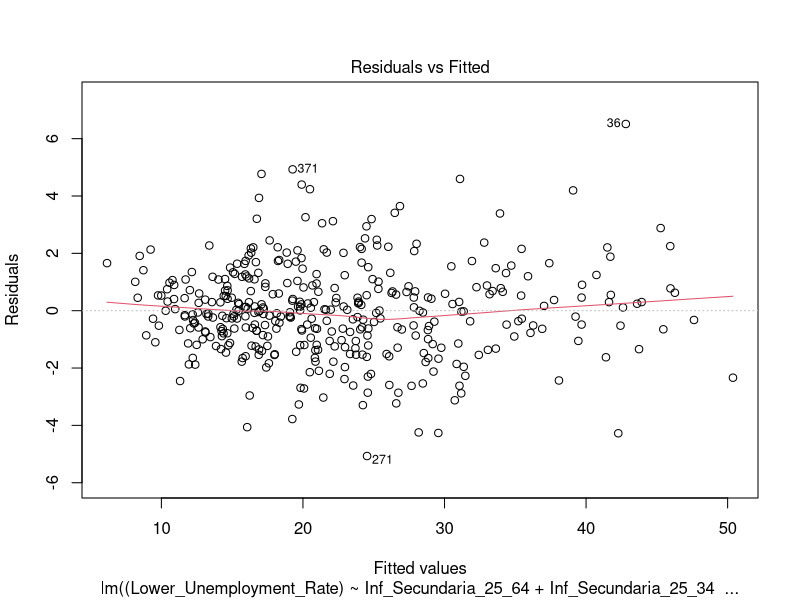
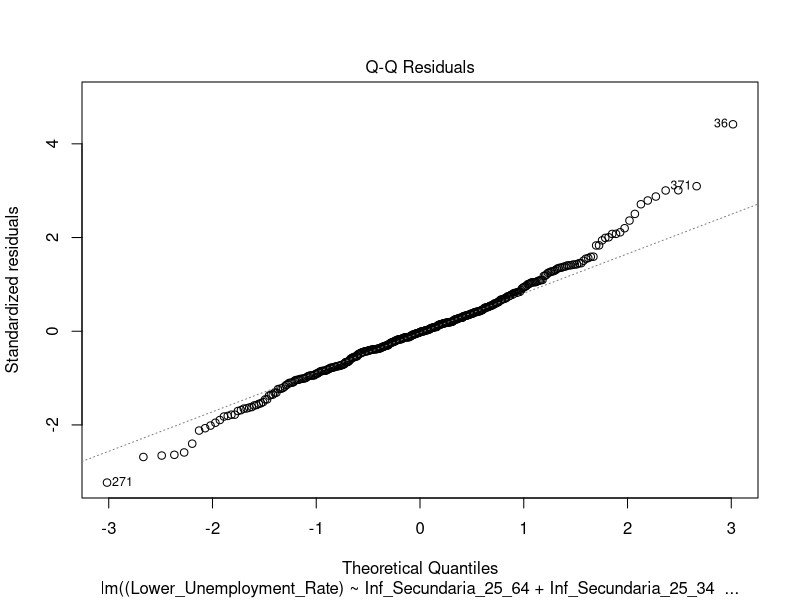
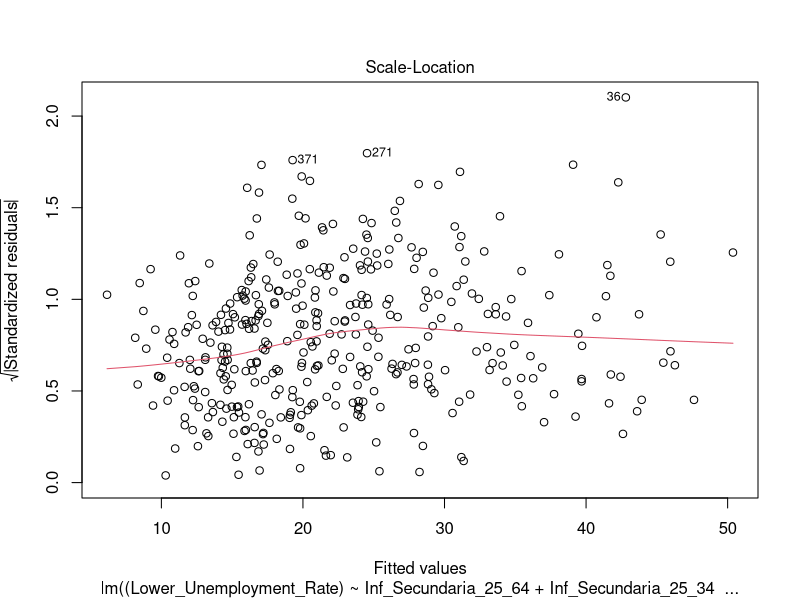
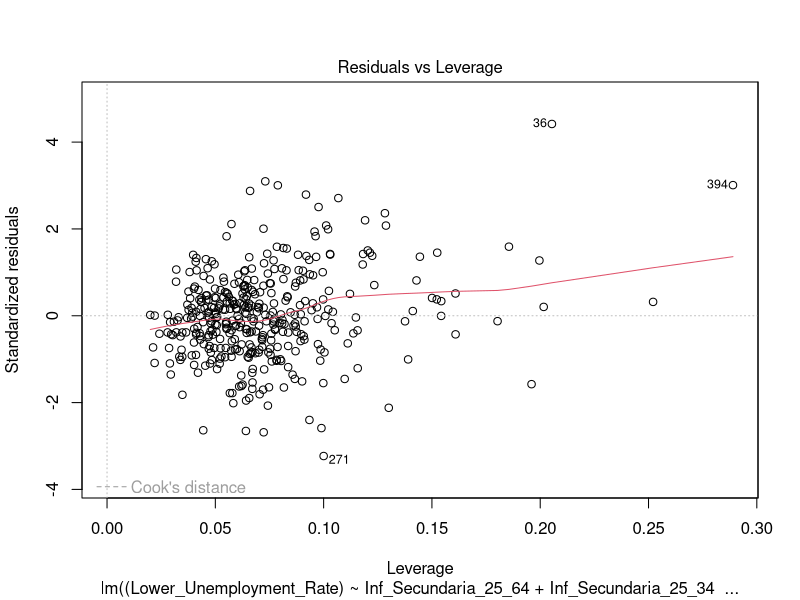
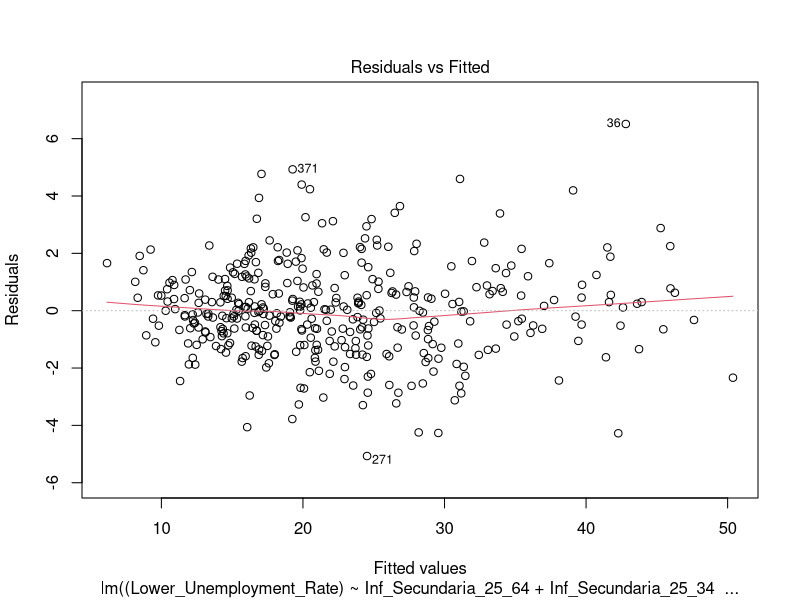
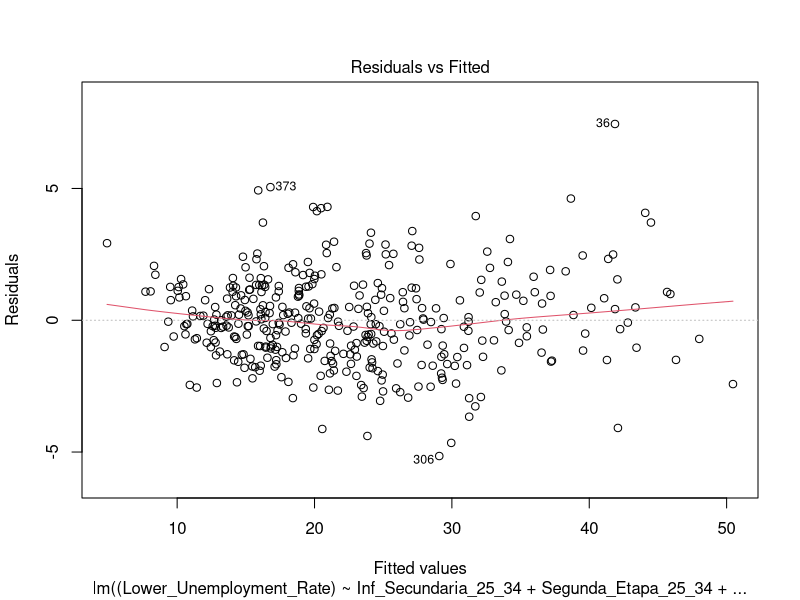
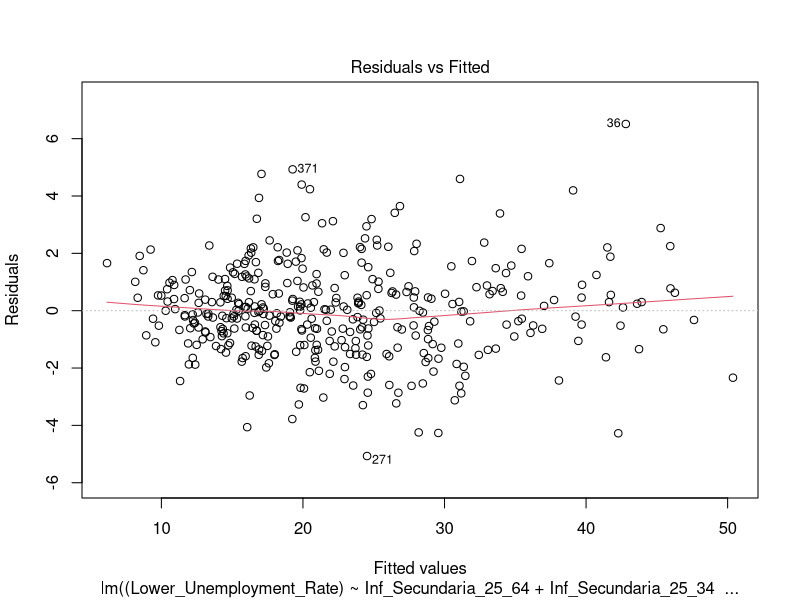
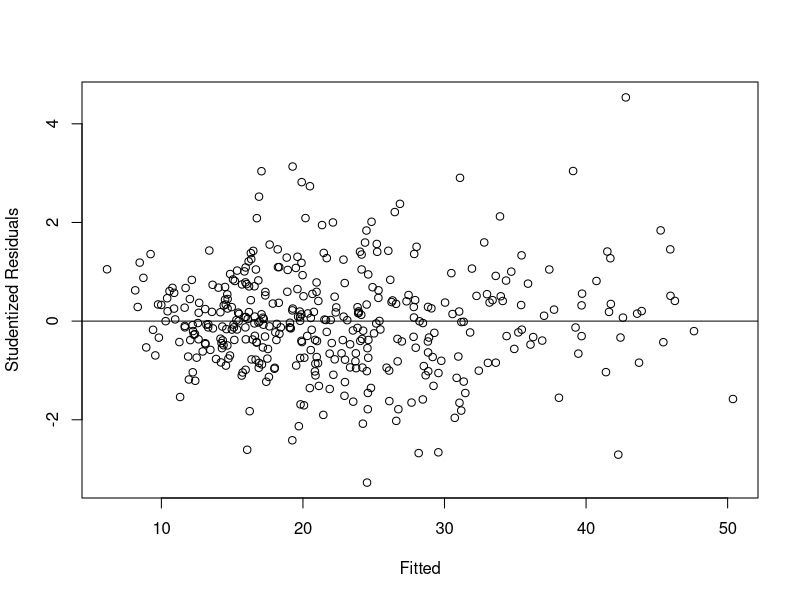

Write R code to recreate these figures, in order.
#set the same seed
set.seed(123)

library(tidyverse)
library(dplyr)
library(MASS)


data1 <- read.csv("./dataset1.csv")
data2 <- read.csv("./dataset2.csv")

summary(data1)
summary(data2)

#names of columns
names(data1)
names(data2)

#Mixing both datasets
mixedDf <- inner_join(data1, data2, by = c("CCAA", "Sex", "Year"))

#Remove NAs values
mixedDf <- na.omit(mixedDf)
summary(mixedDf)
dim(mixedDf)

# Mod1 using F1
mod1 <- lm((Lower_Unemployment_Rate) ~ Inf_Secundaria_25_64 + Inf_Secundaria_25_34 + 
             Inf_Secundaria_55_64 + Segunda_Etapa_25_64 + Segunda_Etapa_25_34 + 
             Segunda_Etapa_55_64 + Superior_25_64 + Superior_25_34 + Superior_55_64 +
             Age12_Suitability + Age15_Suitability + Middle_Unemployment_Rate + 
             Upper_Unemployment_Rate + Lower_Emp_Rate_25_64 + Lower_Emp_Rate_25_34 +
             Middle_Emp_Rate_25_64 + Middle_Emp_Rate_25_34 + Upper_Emp_Rate_25_64 + 
             Upper_Emp_Rate_25_34 + Lower_Activity_Rate_25_64 + Lower_Activity_Rate_25_34 +
             Middle_Activity_Rate_25_64 + Middle_Activity_Rate_25_34 + 
             Upper_Activity_Rate_25_64 + Upper_Activity_Rate_25_34 + Sex + Year, data = mixedDf)


#Plotting mod1
plot(mod1)

# Summary 
summary(mod1)

#There are some variables with high p-value, we discard them
plot(mod1,1)
#Kind of a linear trend
#We chose a significance level of alpha=0.15
#Firstly, we will discard the high p-value variables
#Firstly, we will discard the high p-value variables
mod11 <- lm((Lower_Unemployment_Rate) ~ Inf_Secundaria_25_34 +
              Segunda_Etapa_25_34 + Superior_25_34 + Age12_Suitability + Age15_Suitability +
              Middle_Unemployment_Rate + Upper_Unemployment_Rate + Lower_Emp_Rate_25_64 + 
              Lower_Emp_Rate_25_34 + Middle_Emp_Rate_25_64 + Upper_Emp_Rate_25_64 + 
              Lower_Activity_Rate_25_64 + Lower_Activity_Rate_25_34 + Middle_Activity_Rate_25_64 +
            Upper_Activity_Rate_25_64 + Sex + Year, data = mixedDf)

summary(mod11)
plot(mod11,1)

#Removing
#summary(mod11)
#Remove year: p value= 0.397919
mod12 <- lm((Lower_Unemployment_Rate) ~ Inf_Secundaria_25_34 +
              Segunda_Etapa_25_34 + Superior_25_34 + Age12_Suitability + Age15_Suitability +
              Middle_Unemployment_Rate + Upper_Unemployment_Rate + Lower_Emp_Rate_25_64 + 
              Lower_Emp_Rate_25_34 + Middle_Emp_Rate_25_64 + Upper_Emp_Rate_25_64 + 
              Lower_Activity_Rate_25_64 + Lower_Activity_Rate_25_34 + Middle_Activity_Rate_25_64 +
              Upper_Activity_Rate_25_64 + Sex, data = mixedDf)
summary(mod12)

#Distribution of the residuals
shapiro.test(residuals(mod11))

#Small p-value, then the residuals don't follow a normal distribution

######Checking for outliers######
plot(mod1,1)
stud_resids <- studres(mod1)
plot ( mod1$fitted.values , stud_resids,
       xlab ='Fitted', ylab ='Studentized Residuals')

res_stud <- rstudent(mod1)
outliers <- which(abs(res_stud) > 3)
# add horizontal line at 0
abline (0 , 0)

######Leverage points######
sort(cooks.distance(mod1))

#Distribution of the residuals
shapiro.test(residuals(mod1))

#confidence intervals
confint(mod11)

# Compare models using R square 
c(summary(mod1)$adj.r.squared, summary(mod11)$adj.r.squared)

# Compare models using AIC y BIC - lowest is better
AIC(mod1, mod11)
BIC(mod1, mod11)

#Divide the data
set.seed(123) 
n_total <- nrow(mixedDf)
#Training 80%
train_size <- floor(0.8 * n_total)

train_index <- sample(seq_len(n_total), size = train_size)

train_data <- mixedDf[train_index, ]  #80% Training
test_data  <- mixedDf[-train_index, ] #20% Testing

#mod11 with train_data
mod11_train <- lm(Lower_Unemployment_Rate ~ Inf_Secundaria_25_34 + 
                    Segunda_Etapa_25_34 + Superior_25_34 + Age12_Suitability + Age15_Suitability + 
                    Middle_Unemployment_Rate + Upper_Unemployment_Rate + Lower_Emp_Rate_25_64 + 
                    Lower_Emp_Rate_25_34 + Middle_Emp_Rate_25_64 + Upper_Emp_Rate_25_64 + 
                    Lower_Activity_Rate_25_64 + Lower_Activity_Rate_25_34 + Middle_Activity_Rate_25_64 + 
                    Upper_Activity_Rate_25_64 + Sex + Year, 
                  data = train_data)

#Confidence Interval
pred_confidence <- predict(mod11_train, newdata = test_data, interval = "confidence")

#Prediction Interval
pred_prediction <- predict(mod11_train, newdata = test_data, interval = "prediction")

#results 
head(pred_confidence)
head(pred_prediction)
